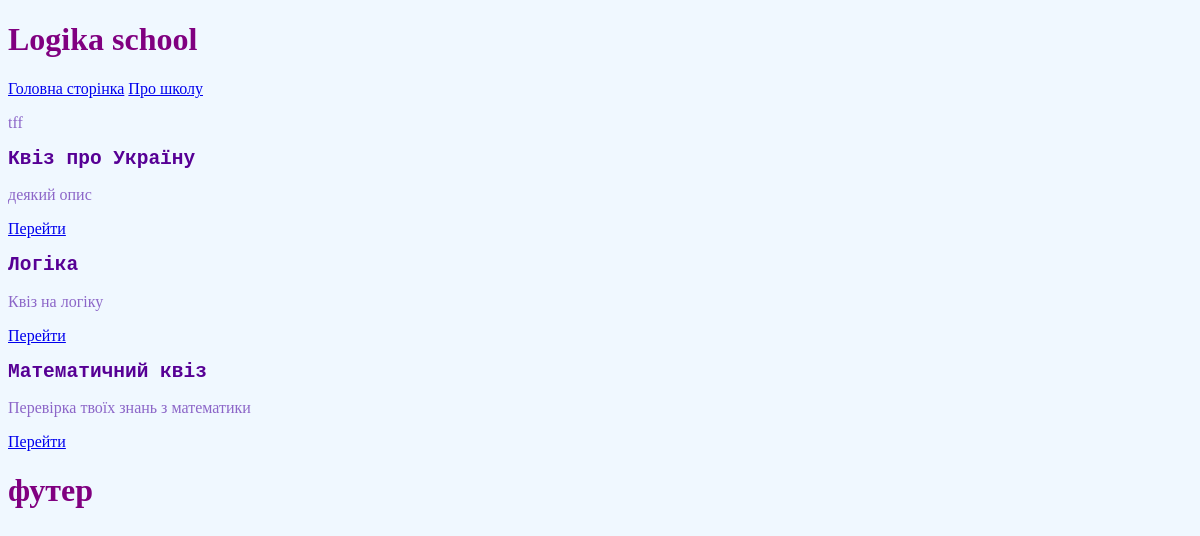
The page / on the database its author committed.
### tables this page shows
CREATE TABLE Quiz (
            id INT PRIMARY KEY,
            title VARCHAR (255),
            description TEXT);

### run_server.py (the view)
@app.route("/")
def index():
    db_manager = DBManager(db_name)
    quizzes = db_manager.get_quizzes()
    return render_template("index.html", quizzes=quizzes)

### DBManager.py (called while the page is built)
    def get_quizzes(self):
        cursor = self.connection.cursor()
        cursor.execute("SELECT * FROM Quiz")
        res = cursor.fetchall()
        cursor.close()
        return res

### templates/index.html
{% extends "base.html" %}
{% block content %}
<p > tff  </p>
{% for quiz in quizzes %}
    <h2>{{ quiz[1] }}</h2>
    <p>{{ quiz[2] }}</p>
    <a href="/quiz/{{quiz[0]}}">Перейти</a>
{% endfor %}
{% endblock %}

### static/style.css (style rules this page uses)
body { background: AliceBlue; }
h2 { color: #570095; font-family: Monospace; }
p { color: #8c66c8; }

### rows shown on the page
Quiz: title "Квіз про Україну", description "деякий опис"
Quiz: title "Логіка", description "Квіз на логіку"
Quiz: title "Математичний квіз", description "Перевірка твоїх знань з математики"
